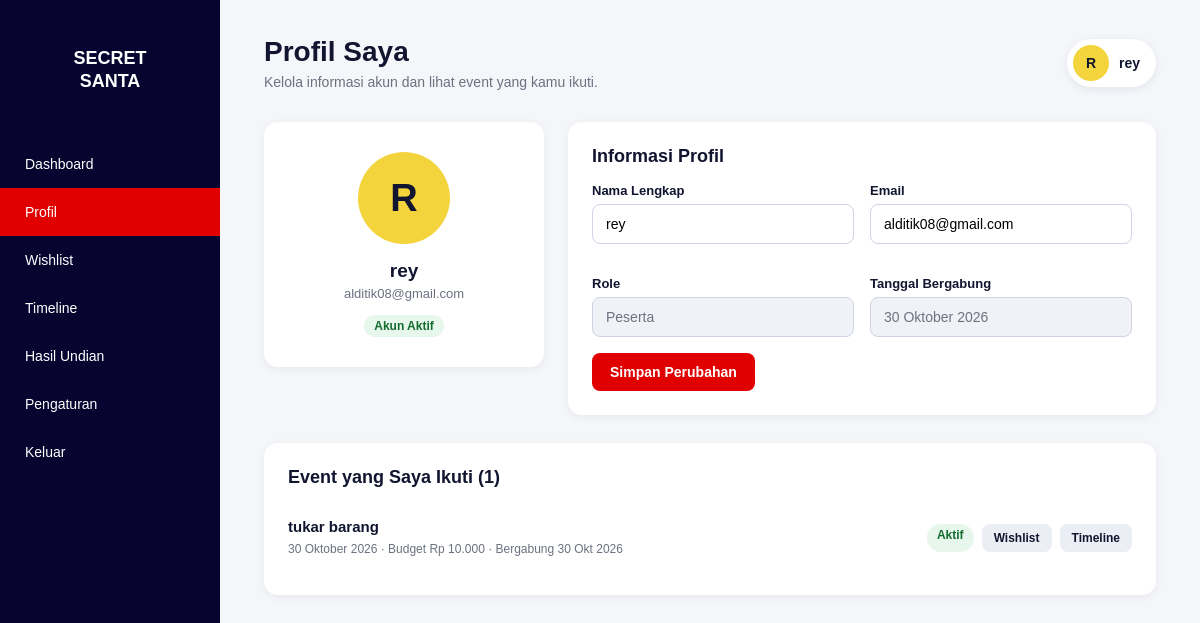
/pages/profil/profiluser.php (signed in), run on the app's committed database.
### tables this page shows
CREATE TABLE `users` (
  `id` int(11) NOT NULL,
  `nama` varchar(100) NOT NULL,
  `email` varchar(100) NOT NULL,
  `password` varchar(255) NOT NULL,
  `role` enum('admin','peserta') NOT NULL DEFAULT 'peserta',
  `foto` varchar(255) DEFAULT NULL,
  `created_at` timestamp NOT NULL DEFAULT current_timestamp()
);

CREATE TABLE `peserta` (
  `id` int(11) NOT NULL,
  `event_id` int(11) NOT NULL,
  `user_id` int(11) NOT NULL,
  `nama` varchar(100) NOT NULL,
  `email` varchar(100) NOT NULL,
  `no_hp` varchar(20) DEFAULT NULL,
  `status` enum('aktif','nonaktif') DEFAULT 'aktif',
  `created_at` timestamp NOT NULL DEFAULT current_timestamp()
);

CREATE TABLE `events` (
  `id` int(11) NOT NULL,
  `user_id` int(11) NOT NULL,
  `nama_event` varchar(150) NOT NULL,
  `deskripsi` text DEFAULT NULL,
  `budget` decimal(12,2) DEFAULT 0.00,
  `tanggal_event` date DEFAULT NULL,
  `status` enum('draft','aktif','selesai') DEFAULT 'draft',
  `created_at` timestamp NOT NULL DEFAULT current_timestamp()
);

### includes/functions.php (called while the page is built, shortened)
<?php
function h($str)
{
    return htmlspecialchars((string) $str, ENT_QUOTES, 'UTF-8');
}
function tanggal_id($date, bool $short = false): string
{
    $bulan = $short
        ? ['', 'Jan', 'Feb', 'Mar', 'Apr', 'Mei', 'Jun', 'Jul', 'Agu', 'Sep', 'Okt', 'Nov', 'Des']
        : ['', 'Januari', 'Februari', 'Maret', 'April', 'Mei', 'Juni', 'Juli', 'Agustus', 'September', 'Oktober', 'November', 'Desember'];
    $ts = strtotime($date);
    return date('j', $ts) . ' ' . $bulan[(int) date('n', $ts)] . ' ' . date('Y', $ts);
}
function rupiah($angka): string
{
    return 'Rp ' . number_format((float) $angka, 0, ',', '.');
}
function get_user_events(mysqli $conn, int $user_id): array
{
    $stmt = $conn->prepare(
        "SELECT e.id, e.nama_event, e.deskripsi, e.budget, e.tanggal_event, e.status,
                p.id AS peserta_id, p.created_at AS tanggal_ikut
         FROM peserta p
         JOIN events e ON e.id = p.event_id
         WHERE p.user_id = ?
         ORDER BY (e.status = 'selesai') ASC, e.tanggal_event ASC, e.id DESC"
    );
    $stmt->bind_param('i', $user_id);
    $stmt->execute();
    $rows = $stmt->get_result()->fetch_all(MYSQLI_ASSOC);
    return $rows;
}
?>

### config/config.php (called while the page is built, shortened)
<?php
$base_url = 'http://localhost:8080/Project-TA-rey-nesya-rendra/';
function base_url($path = '')
{
    global $base_url;
    return $base_url . ltrim($path, '/');
}
?>

### pages/profil/profiluser.php (the view, shortened to what this page needs)
<?php
require_once __DIR__ . '/../../config/config.php';
require_once __DIR__ . '/../../includes/functions.php';
$user_id = (int) $_SESSION['user_id'];
$stmt = $conn->prepare("SELECT nama, email, role, created_at FROM users WHERE id = ?");
$stmt->bind_param('i', $user_id);
$stmt->execute();
$user = $stmt->get_result()->fetch_assoc();
$nama  = $user['nama'];
$email = $user['email'];
$event_diikuti = get_user_events($conn, $user_id);
require_once __DIR__ . '/../../includes/user_layout_top.php';
?>
<div class="profile-grid">
    <div class="profile-card">
        <div class="profile-avatar"><?= h(strtoupper(mb_substr($user['nama'], 0, 1))) ?></div>
        <h2><?= h($user['nama']) ?></h2>
        <p><?= h($user['email']) ?></p>
        <span class="tag ok">Akun Aktif</span>
    </div>
    <div class="panel">
        <h2>Informasi Profil</h2>
        <form method="POST">
            <div class="form-row">
                <div class="form-group">
                    <label for="nama">Nama Lengkap</label>
                    <input type="text" id="nama" name="nama" value="<?= h($nama) ?>" required>
                </div>
                <div class="form-group">
                    <label for="email">Email</label>
                    <input type="email" id="email" name="email" value="<?= h($email) ?>" required>
                </div>
                <div class="form-group">
                    <label for="role">Role</label>
                    <input type="text" id="role" value="<?= h(ucfirst($user['role'])) ?>" readonly>
                </div>
                <div class="form-group">
                    <label for="bergabung">Tanggal Bergabung</label>
                    <input type="text" id="bergabung" value="<?= h(tanggal_id($user['created_at'])) ?>" readonly>
                </div>
            </div>
            <div class="form-actions">
                <button type="submit" class="btn btn-primary">Simpan Perubahan</button>
            </div>
        </form>
    </div>
</div>
<section class="panel">
    <h2>Event yang Saya Ikuti (<?= count($event_diikuti) ?>)</h2>
    <?php if (!$event_diikuti): ?>
        <div class="empty">
            <h3>Belum Mengikuti Event</h3>
            <p>Pilih event yang ingin kamu ikuti di dashboard.</p>
            <a href="<?= base_url('pages/dashboard/dashboarduser.php') ?>" class="btn btn-primary">Pilih Event</a>
        </div>
    <?php else: ?>
        <ul class="joined-list">
            <?php foreach ($event_diikuti as $e): ?>
                <li class="joined-item">
                    <div>
                        <h3><?= h($e['nama_event']) ?></h3>
                        <small>
                            <?= h(tanggal_id($e['tanggal_event'])) ?>
                            &middot; Budget <?= h(rupiah($e['budget'])) ?>
                            &middot; Bergabung <?= h(tanggal_id($e['tanggal_ikut'], true)) ?>
                        </small>
                    </div>
                    <div class="joined-actions">
                        <span class="tag <?= $e['status'] === 'aktif' ? 'ok' : 'off' ?>">
                            <?= h(ucfirst($e['status'])) ?>
                        </span>
                        <a href="<?= base_url('pages/wishlist/saya.php?event_id=' . (int) $e['id']) ?>" class="btn btn-secondary btn-small">Wishlist</a>
                        <a href="<?= base_url('pages/timeline/saya.php?event_id=' . (int) $e['id']) ?>" class="btn btn-secondary btn-small">Timeline</a>
                    </div>
                </li>
            <?php endforeach; ?>
        </ul>
    <?php endif; ?>
</section>
<?php require_once __DIR__ . '/../../includes/user_layout_bottom.php'; ?>

### assets/css/user.css (style rules this page uses)
* { margin: 0; padding: 0; box-sizing: border-box; }
:root { --navy: #07042f; --navy-soft: #292553; --red: #e00000; --orange: #ff6a00; --ink: #11152f; --muted: #6b7280; --line: #e5e7ef; --bg: #f5f6fa; --white: #ffffff; }
body { font-family: Arial, Helvetica, sans-serif; background: var(--bg); color: var(--ink); }
a { color: inherit; }
.btn, .btn-primary, .btn-secondary, .btn-danger { display: inline-block; border: none; border-radius: 8px; padding: 11px 18px; font-size: 14px; font-weight: bold; text-align: center; text-decoration: none; cursor: pointer; transition: opacity 0.2s, background 0.2s; }
.btn-primary { background: var(--red); color: var(--white); }
.btn-secondary { background: #eceef5; color: var(--ink); }
.btn-small { padding: 7px 12px; font-size: 12px; }
.panel { background: var(--white); border-radius: 14px; padding: 24px; box-shadow: 0 2px 10px rgba(17, 21, 47, 0.06); margin-bottom: 28px; }
.panel h2 { font-size: 18px; margin-bottom: 16px; }
.form-row { display: grid; grid-template-columns: repeat(2, 1fr); gap: 16px; }
.form-group { margin-bottom: 16px; }
.form-group label { display: block; font-size: 13px; font-weight: bold; margin-bottom: 6px; }
.form-group input, .form-group select, .form-group textarea { width: 100%; padding: 11px 13px; border: 1px solid #cfd3e3; border-radius: 8px; font-size: 14px; font-family: inherit; background: var(--white); }
.form-group input[readonly] { background: #f1f2f7; color: var(--muted); }
.form-actions { display: flex; gap: 10px; flex-wrap: wrap; }
.tag { display: inline-block; background: #eceef5; color: var(--navy); font-size: 12px; font-weight: bold; padding: 4px 10px; border-radius: 999px; }
.tag.ok { background: #e7f7ec; color: #146c2e; }
.profile-grid { display: grid; grid-template-columns: 280px 1fr; gap: 24px; align-items: start; }
.profile-card { background: var(--white); border-radius: 14px; padding: 30px 22px; text-align: center; box-shadow: 0 2px 10px rgba(17, 21, 47, 0.06); }
.profile-avatar { width: 92px; height: 92px; border-radius: 50%; background: #f4d43d; display: flex; align-items: center; justify-content: center; font-size: 38px; font-weight: bold; margin: 0 auto 16px; }
.profile-card h2 { font-size: 19px; margin-bottom: 4px; }
.profile-card p { font-size: 13px; color: var(--muted); margin-bottom: 14px; word-break: break-all; }
.joined-list { list-style: none; }
.joined-item { display: flex; align-items: center; justify-content: space-between; gap: 14px; padding: 14px 0; border-bottom: 1px solid var(--line); flex-wrap: wrap; }
.joined-item:last-child { border-bottom: none; }
.joined-item h3 { font-size: 15px; margin-bottom: 4px; }
.joined-item small { color: var(--muted); font-size: 12px; }
.joined-actions { display: flex; gap: 8px; }

### data on the page
users: nama "R", nama "rey", email "alditik08@gmail.com", role "Peserta", created_at "30 Oktober 2026"
peserta: event.nama_event "tukar barang", event.tanggal_event "30 Oktober 2026", event.budget "Rp 10.000", created_at "30 Okt 2026", event.status "Aktif"

### other printed values
$item['label'] "Dashboard"
$item['label'] "Profil"
$item['label'] "Wishlist"
$item['label'] "Timeline"
$item['label'] "Hasil Undian"
$item['label'] "Pengaturan"
$page_title "Profil Saya"
$page_subtitle "Kelola informasi akun dan lihat event yang kamu ikuti."
$inisial "R"
$nama_user "rey"
count($event_diikuti) "1"
